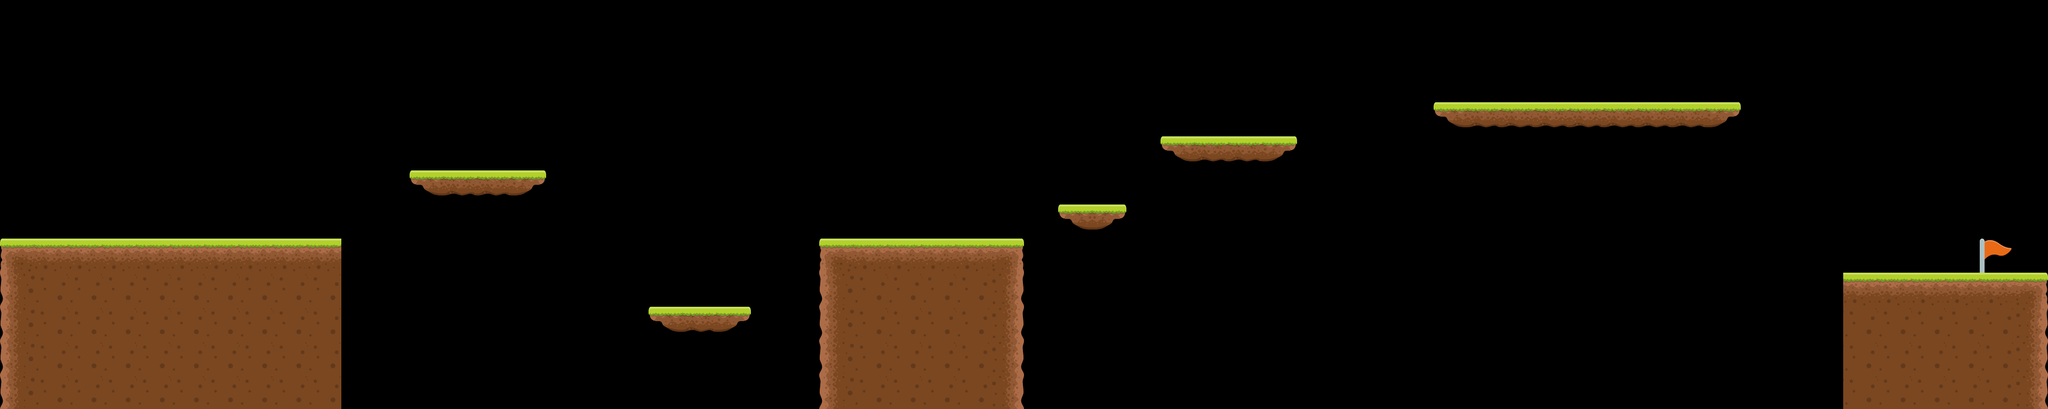

This game map was drawn from its Tiled (.tmx) file and the tilesets committed beside it. A one-line description and the full map source follow:
An orthogonal 60x12 tile map with 64x64 px tiles, 1 tile layer (Tile Layer 1), 2 tilesets and 18 objects.

<map version="1.10" tiledversion="1.11.0" orientation="orthogonal" renderorder="right-down" width="60" height="12" tilewidth="64" tileheight="64" infinite="0" nextlayerid="7" nextobjectid="68">
 <editorsettings>
  <export target="level3.lua" format="lua" />
 </editorsettings>
 <tileset firstgid="1" name="platformer" tilewidth="64" tileheight="64" tilecount="9" columns="3">
  <image source="tileset.png" width="192" height="192" />
 </tileset>
 <tileset firstgid="10" name="Flag" tilewidth="64" tileheight="64" tilecount="1" columns="1">
  <image source="flag.png" width="64" height="64" />
 </tileset>
 <layer id="1" name="Tile Layer 1" width="60" height="12">
  <data encoding="csv">
0,0,0,0,0,0,0,0,0,0,0,0,0,0,0,0,0,0,0,0,0,0,0,0,0,0,0,0,0,0,0,0,0,0,0,0,0,0,0,0,0,0,0,0,0,0,0,0,0,0,0,0,0,0,0,0,0,0,0,0,
0,0,0,0,0,0,0,0,0,0,0,0,0,0,0,0,0,0,0,0,0,0,0,0,0,0,0,0,0,0,0,0,0,0,0,0,0,0,0,0,0,0,0,0,0,0,0,0,0,0,0,0,0,0,0,0,0,0,0,0,
0,0,0,0,0,0,0,0,0,0,0,0,0,0,0,0,0,0,0,0,0,0,0,0,0,0,0,0,0,0,0,0,0,0,0,0,0,0,0,0,0,0,0,0,0,0,0,0,0,0,0,0,0,0,0,0,0,0,0,0,
0,0,0,0,0,0,0,0,0,0,0,0,0,0,0,0,0,0,0,0,0,0,0,0,0,0,0,0,0,0,0,0,0,0,0,0,0,0,0,0,0,0,7,8,8,8,8,8,8,8,9,0,0,0,0,0,0,0,0,0,
0,0,0,0,0,0,0,0,0,0,0,0,0,0,0,0,0,0,0,0,0,0,0,0,0,0,0,0,0,0,0,0,0,0,7,8,8,9,0,0,0,0,0,0,0,0,0,0,0,0,0,0,0,0,0,0,0,0,0,0,
0,0,0,0,0,0,0,0,0,0,0,0,7,8,8,9,0,0,0,0,0,0,0,0,0,0,0,0,0,0,0,0,0,0,0,0,0,0,0,0,0,0,0,0,0,0,0,0,0,0,0,0,0,0,0,0,0,0,0,0,
0,0,0,0,0,0,0,0,0,0,0,0,0,0,0,0,0,0,0,0,0,0,0,0,0,0,0,0,0,0,0,7,9,0,0,0,0,0,0,0,0,0,0,0,0,0,0,0,0,0,0,0,0,0,0,0,0,0,0,0,
1,2,2,2,2,2,2,2,2,2,0,0,0,0,0,0,0,0,0,0,0,0,0,0,1,2,2,2,2,3,0,0,0,0,0,0,0,0,0,0,0,0,0,0,0,0,0,0,0,0,0,0,0,0,0,0,0,0,10,0,
4,5,5,5,5,5,5,5,5,5,0,0,0,0,0,0,0,0,0,0,0,0,0,0,4,5,5,5,5,6,0,0,0,0,0,0,0,0,0,0,0,0,0,0,0,0,0,0,0,0,0,0,0,0,2,2,2,2,2,3,
4,5,5,5,5,5,5,5,5,5,0,0,0,0,0,0,0,0,0,7,8,9,0,0,4,5,5,5,5,6,0,0,0,0,0,0,0,0,0,0,0,0,0,0,0,0,0,0,0,0,0,0,0,0,5,5,5,5,5,6,
4,5,5,5,5,5,5,5,5,5,0,0,0,0,0,0,0,0,0,0,0,0,0,0,4,5,5,5,5,6,0,0,0,0,0,0,0,0,0,0,0,0,0,0,0,0,0,0,0,0,0,0,0,0,5,5,5,5,5,6,
4,5,5,5,5,5,5,5,5,5,0,0,0,0,0,0,0,0,0,0,0,0,0,0,4,5,5,5,5,6,0,0,0,0,0,0,0,0,0,0,0,0,0,0,0,0,0,0,0,0,0,0,0,0,5,5,5,5,5,6
</data>
 </layer>
 <objectgroup id="4" name="Flag">
  <object id="61" x="3712" y="448" width="64" height="64" />
 </objectgroup>
 <objectgroup id="5" name="Start">
  <object id="42" x="64" y="320" width="64" height="64" />
 </objectgroup>
 <objectgroup id="2" name="Platforms">
  <object id="35" x="1216" y="576" width="192" height="64" />
  <object id="36" x="768" y="320" width="256" height="64" />
  <object id="46" x="1536" y="448" width="384" height="320" />
  <object id="47" x="1984" y="384" width="128" height="64" />
  <object id="51" x="2688" y="192" width="576" height="64" />
  <object id="54" x="3456" y="512" width="384" height="256" />
  <object id="58" x="0" y="448" width="640" height="320" />
  <object id="63" x="2176" y="256" width="256" height="64" />
 </objectgroup>
 <objectgroup id="3" name="Enemies">
  <object id="39" x="576" y="384" width="64" height="64">
   <properties>
    <property name="bee" propertytype="EnemyTypes" value="moving" />
   </properties>
  </object>
  <object id="52" x="3200" y="128" width="64" height="64">
   <properties>
    <property name="bee" propertytype="EnemyTypes" value="moving" />
   </properties>
  </object>
  <object id="64" x="2048" y="320" width="64" height="64">
   <properties>
    <property name="plant" propertytype="EnemyTypes" value="shooting" />
   </properties>
  </object>
 </objectgroup>
 <objectgroup id="6" name="Mushrooms">
  <object id="48" x="1344" y="512" width="64" height="64">
   <properties>
    <property name="tiny" propertytype="MushroomTypes" value="tiny" />
   </properties>
  </object>
  <object id="49" x="2880" y="128" width="64" height="64">
   <properties>
    <property name="tall" propertytype="MushroomTypes" value="tall" />
   </properties>
  </object>
  <object id="53" x="1216" y="512" width="64" height="64">
   <properties>
    <property name="tiny" propertytype="MushroomTypes" value="tiny" />
   </properties>
  </object>
  <object id="65" x="1728" y="384" width="64" height="64">
   <properties>
    <property name="tall" propertytype="MushroomTypes" value="tall" />
   </properties>
  </object>
  <object id="66" x="3072" y="128" width="64" height="64">
   <properties>
    <property name="tall" propertytype="MushroomTypes" value="tall" />
   </properties>
  </object>
 </objectgroup>
</map>
